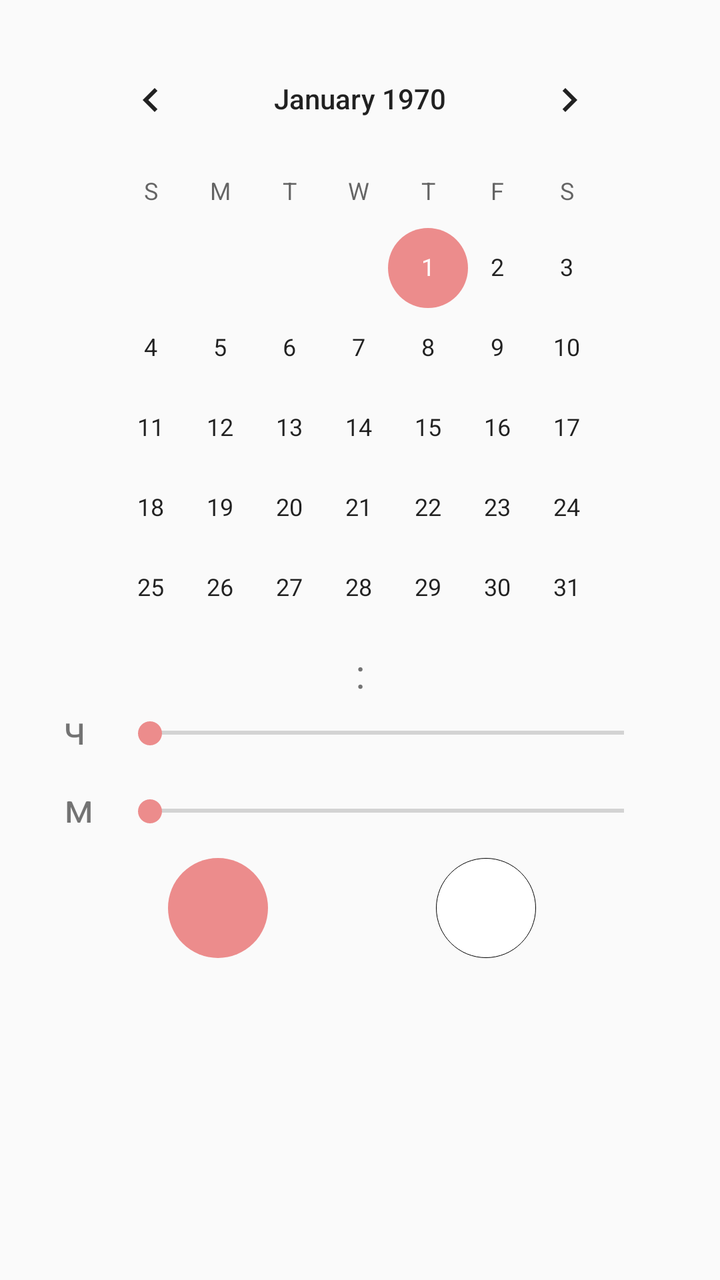
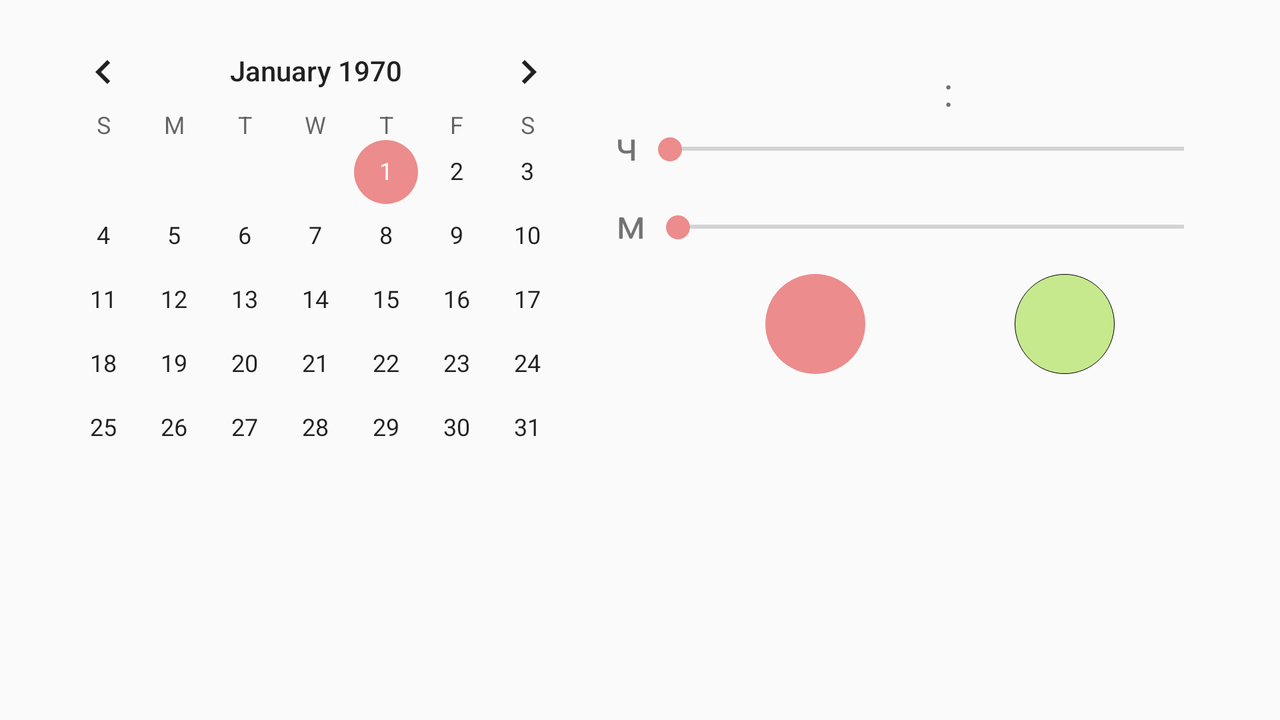

Two renders of one Android screen. The first uses the default layout on a phone; the second uses the alternative layout the repository ships for a different screen configuration, on a matching device. The two XML files are below.
<!-- AndroidManifest.xml: application theme AppTheme -->
<!-- res/layout/dead_line_picker.xml -->
<?xml version="1.0" encoding="utf-8"?>
<androidx.constraintlayout.widget.ConstraintLayout
    xmlns:android="http://schemas.android.com/apk/res/android"
    xmlns:app="http://schemas.android.com/apk/res-auto"
    xmlns:tools="http://schemas.android.com/tools"
    android:layout_width="match_parent"
    android:layout_height="match_parent"
    android:paddingBottom="16dp">


    <CalendarView
        android:id="@+id/pick_date"
        android:layout_width="284dp"
        android:layout_height="307dp"
        android:layout_margin="16dp"
        app:layout_constraintEnd_toEndOf="parent"
        app:layout_constraintStart_toStartOf="parent"
        app:layout_constraintTop_toTopOf="parent" />

    <TextView
        android:id="@+id/hours"
        android:layout_width="0dp"
        android:layout_height="wrap_content"
        android:layout_marginTop="1dp"
        android:layout_marginEnd="8dp"
        android:textSize="20sp"
        app:layout_constraintEnd_toStartOf="@id/sep"
        app:layout_constraintTop_toBottomOf="@+id/pick_date" />

    <TextView
        android:id="@+id/sep"
        android:layout_width="wrap_content"
        android:layout_height="wrap_content"
        android:text="@string/sep"
        android:textSize="20sp"
        app:layout_constraintEnd_toEndOf="parent"
        app:layout_constraintStart_toStartOf="parent"
        app:layout_constraintTop_toBottomOf="@+id/pick_date" />

    <TextView
        android:id="@+id/min"
        android:layout_width="0dp"
        android:layout_height="wrap_content"
        android:layout_marginStart="8dp"
        android:layout_marginTop="1dp"
        android:textSize="20sp"
        app:layout_constraintStart_toEndOf="@id/sep"
        app:layout_constraintTop_toBottomOf="@+id/pick_date" />


    <TextView
        android:id="@+id/hours_title"
        android:layout_width="wrap_content"
        android:layout_height="wrap_content"
        android:layout_marginStart="32dp"
        android:text="@string/hours"
        android:textSize="20sp"
        app:layout_constraintStart_toStartOf="parent"
        app:layout_constraintTop_toBottomOf="@+id/hours" />

    <SeekBar
        android:id="@+id/hours_ch"
        android:layout_width="0dp"
        android:layout_height="15dp"
        android:layout_marginStart="16dp"
        android:layout_marginTop="8dp"
        android:layout_marginEnd="32dp"
        android:max="23"
        app:layout_constraintEnd_toEndOf="parent"
        app:layout_constraintStart_toEndOf="@+id/hours_title"
        app:layout_constraintTop_toBottomOf="@+id/hours" />


    <TextView
        android:id="@+id/min_title"
        android:layout_width="wrap_content"
        android:layout_height="wrap_content"
        android:layout_marginStart="32dp"
        android:layout_marginTop="16dp"
        android:text="@string/min"
        android:textSize="20sp"
        app:layout_constraintStart_toStartOf="parent"
        app:layout_constraintTop_toBottomOf="@+id/hours_ch" />

    <SeekBar
        android:id="@+id/min_ch"
        android:layout_width="0dp"
        android:layout_height="15dp"
        android:layout_marginStart="16dp"
        android:layout_marginTop="24dp"
        android:layout_marginEnd="32dp"
        android:max="59"
        app:layout_constraintEnd_toEndOf="parent"
        app:layout_constraintStart_toEndOf="@+id/hours_title"
        app:layout_constraintTop_toBottomOf="@+id/hours_ch" />

    <ImageButton
        android:id="@+id/no_btn"
        android:layout_width="50dp"
        android:layout_height="50dp"
        android:layout_marginTop="16dp"
        android:background="@drawable/red_circle"
        android:minHeight="15dp"
        android:layout_marginBottom="16dp"
        android:src="@drawable/no"
        app:layout_constraintEnd_toStartOf="@+id/ok_btn"
        app:layout_constraintStart_toStartOf="parent"
        app:layout_constraintTop_toBottomOf="@+id/min_ch" />

    <ImageButton
        android:id="@+id/ok_btn"
        android:layout_width="50dp"
        android:layout_height="50dp"
        android:layout_marginTop="16dp"
        android:layout_marginEnd="8dp"
        android:layout_marginBottom="16dp"
        android:background="@drawable/white_circle"
        android:minHeight="15dp"
        android:src="@drawable/ok"
        app:layout_constraintEnd_toEndOf="parent"
        app:layout_constraintStart_toEndOf="@+id/no_btn"
        app:layout_constraintTop_toBottomOf="@+id/min_ch" />



</androidx.constraintlayout.widget.ConstraintLayout>
<!-- resources referenced by this layout -->
<resources>
  <!-- drawable red_circle (drawable-v24) -->
  <?xml version="1.0" encoding="utf-8"?>
  <shape
      xmlns:android="http://schemas.android.com/apk/res/android"
      android:shape="oval">
      <size
          android:width="10dp"
          android:height="10dp"/>
      <solid
          android:color="@color/red"/>
  
  </shape>
  <!-- drawable white_circle (drawable) -->
  <?xml version="1.0" encoding="utf-8"?>
  <shape
      xmlns:android="http://schemas.android.com/apk/res/android"
      android:shape="oval">
      <stroke
          android:dashGap="0dip"
          android:dashWidth="0dip"
          android:width="0.2dip"
          android:color="#000000" />
      <size
          android:width="10dp"
          android:height="10dp"/>
      <solid
          android:color="@color/white"/>
  
  
  </shape>
  <string name="hours">ч</string>
  <string name="min">м</string>
  <string name="sep">:</string>
  <style name="AppTheme" parent="Theme.AppCompat.Light">
          
          <item name="colorPrimary">@color/white</item>
          <item name="colorPrimaryDark">@color/grey</item>
          <item name="colorAccent">@color/red</item>
      </style>
  <color name="red">#EC8C8C</color>
  <color name="white">#FFFFFF</color>
</resources>
<!-- res/layout-land/dead_line_picker.xml (the author's variant of the layout above) -->
<!-- drawn on the phone turned sideways -->
<?xml version="1.0" encoding="utf-8"?>
<androidx.constraintlayout.widget.ConstraintLayout xmlns:android="http://schemas.android.com/apk/res/android"
    xmlns:app="http://schemas.android.com/apk/res-auto"
    android:layout_width="match_parent"
    android:layout_height="match_parent"
    android:paddingBottom="16dp">


    <CalendarView
        android:id="@+id/pick_date"
        android:layout_width="284dp"
        android:layout_height="307dp"
        android:layout_margin="16dp"
        app:layout_constraintStart_toStartOf="parent"
        app:layout_constraintTop_toTopOf="parent" />

    <TextView
        android:id="@+id/hours"
        android:layout_width="0dp"
        android:layout_height="wrap_content"
        android:layout_marginTop="32dp"
        android:layout_marginEnd="8dp"
        android:textSize="20sp"
        app:layout_constraintEnd_toStartOf="@id/sep"
        app:layout_constraintTop_toTopOf="parent" />

    <TextView
        android:id="@+id/sep"
        android:layout_width="wrap_content"
        android:layout_height="wrap_content"
        android:layout_marginStart="8dp"
        android:layout_marginTop="32dp"
        android:text="@string/sep"
        android:textSize="20sp"
        app:layout_constraintEnd_toEndOf="parent"
        app:layout_constraintStart_toEndOf="@+id/pick_date"
        app:layout_constraintTop_toTopOf="parent" />

    <TextView
        android:id="@+id/min"
        android:layout_width="0dp"
        android:layout_height="wrap_content"
        android:layout_marginStart="8dp"
        android:layout_marginTop="32dp"
        android:textSize="20sp"
        app:layout_constraintStart_toEndOf="@id/sep"
        app:layout_constraintTop_toTopOf="parent" />


    <TextView
        android:id="@+id/hours_title"
        android:layout_width="wrap_content"
        android:layout_height="wrap_content"
        android:layout_marginStart="8dp"
        android:text="@string/hours"
        android:textSize="20sp"
        app:layout_constraintStart_toEndOf="@+id/pick_date"
        app:layout_constraintTop_toBottomOf="@+id/hours" />

    <SeekBar
        android:id="@+id/hours_ch"
        android:layout_width="0dp"
        android:layout_height="15dp"
        android:layout_marginTop="8dp"
        android:layout_marginEnd="32dp"
        android:max="23"
        app:layout_constraintEnd_toEndOf="parent"
        app:layout_constraintStart_toEndOf="@+id/hours_title"
        app:layout_constraintTop_toBottomOf="@+id/hours" />


    <TextView
        android:id="@+id/min_title"
        android:layout_width="wrap_content"
        android:layout_height="wrap_content"
        android:layout_marginStart="8dp"
        android:layout_marginTop="16dp"
        android:text="@string/min"
        android:textSize="20sp"
        app:layout_constraintStart_toEndOf="@+id/pick_date"
        app:layout_constraintTop_toBottomOf="@+id/hours_ch" />

    <SeekBar
        android:id="@+id/min_ch"
        android:layout_width="0dp"
        android:layout_height="15dp"
        android:layout_marginTop="24dp"
        android:layout_marginEnd="32dp"
        android:max="59"
        app:layout_constraintEnd_toEndOf="parent"
        app:layout_constraintStart_toEndOf="@+id/min_title"
        app:layout_constraintTop_toBottomOf="@+id/hours_ch" />

    <ImageButton
        android:id="@+id/no_btn"
        android:layout_width="50dp"
        android:layout_height="50dp"
        android:layout_marginStart="8dp"
        android:layout_marginTop="16dp"
        android:background="@drawable/red_circle"
        android:minHeight="15dp"
        android:src="@drawable/no"
        app:layout_constraintEnd_toStartOf="@+id/ok_btn"
        app:layout_constraintStart_toEndOf="@+id/pick_date"
        app:layout_constraintTop_toBottomOf="@+id/min_ch" />

    <ImageButton
        android:id="@+id/ok_btn"
        android:layout_width="50dp"
        android:layout_height="50dp"
        android:layout_marginTop="16dp"
        android:layout_marginEnd="8dp"
        android:layout_marginBottom="16dp"
        android:background="@drawable/low_green_circle"
        android:minHeight="15dp"
        android:src="@drawable/ok"
        app:layout_constraintEnd_toEndOf="parent"
        app:layout_constraintStart_toEndOf="@+id/no_btn"
        app:layout_constraintTop_toBottomOf="@+id/min_ch" />


</androidx.constraintlayout.widget.ConstraintLayout>
<!-- resources referenced by the variant -->
<!-- as the phone turned sideways resolves them -->
<resources>
  <!-- drawable low_green_circle (drawable) -->
  <?xml version="1.0" encoding="utf-8"?>
  <shape
      xmlns:android="http://schemas.android.com/apk/res/android"
      android:shape="oval">
      <stroke
          android:dashGap="0dip"
          android:dashWidth="0dip"
          android:width="0.2dip"
          android:color="#000000" />
      <size
          android:width="10dp"
          android:height="10dp"/>
      <solid
          android:color="@color/low_green"/>
  
  
  </shape>
  <!-- drawable red_circle (drawable-v24) -->
  <?xml version="1.0" encoding="utf-8"?>
  <shape
      xmlns:android="http://schemas.android.com/apk/res/android"
      android:shape="oval">
      <size
          android:width="10dp"
          android:height="10dp"/>
      <solid
          android:color="@color/red"/>
  
  </shape>
  <string name="hours">ч</string>
  <string name="min">м</string>
  <string name="sep">:</string>
  <style name="AppTheme" parent="Theme.AppCompat.Light">
          
          <item name="colorPrimary">@color/white</item>
          <item name="colorPrimaryDark">@color/grey</item>
          <item name="colorAccent">@color/red</item>
      </style>
  <color name="low_green">#C6E98D</color>
  <color name="red">#EC8C8C</color>
  <color name="white">#FFFFFF</color>
</resources>
